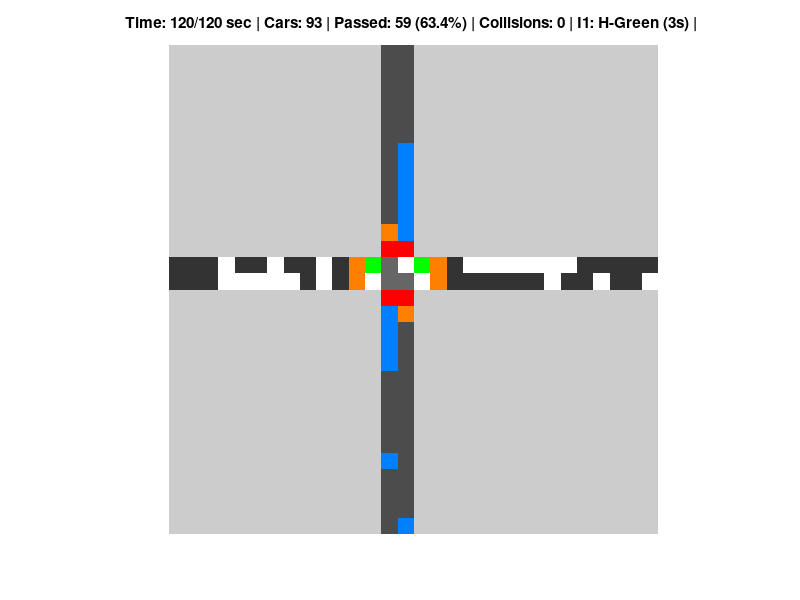

Write the MATLAB code that produced this figure.
% This program aims to create a traffic flow simulator

% Version 7 adss back previous features such as the traffic lights and user
% input. It also has a user interface displaying statistics, and overall a
% fully functioning intersection system. The user input system is also
% optimised.

clear; clc; close all;

% Inputs
preset = input("Do you want to load a preset? (Y or N) ", "s");

if upper(preset) == "N"
    gridSize = input("Enter grid size [rows cols] (minimum 20x20 recommended): ");
    numCarsPerMin = input("Number of cars per minute (for each direction): ");
    simTime = input("Simulation time (seconds): ");
    
    carSpawnRate = numCarsPerMin / 60;

    fprintf('Define your road layout:\n');
    fprintf('Define your road layout row by row\n');
    
    roadGrid = zeros(gridSize);
    roadDirections = zeros(gridSize); % 1 = east-west, 2 = north-south
    
    % Text-based road drawing
    fprintf('Define your road layout (1=horizontal road, 2=vertical road, 3=intersection, 0=no road):\n');
    for i = 1:gridSize(1)
        rowInput = input(['Row ', num2str(i), ' (', num2str(gridSize(2)), ' digits, use 0,1,2,3): '], 's');
        for j = 1:min(length(rowInput), gridSize(2))
            val = str2double(rowInput(j));
            if val >= 0 && val <= 3
                roadGrid(i, j) = val;
                if val == 1
                    roadDirections(i, j) = 1; % Horizontal
                elseif val == 2
                    roadDirections(i, j) = 2; % Vertical
                elseif val == 3
                    roadDirections(i, j) = 3; % Both
                end
            end
        end
    end
    
else
    % Default preset with cross intersection
    gridSize = [30 30];
    numCarsPerMin = 20;
    simTime = 120;
    carSpawnRate = numCarsPerMin / 60;

    % Create a cross-shaped road with intersection markers
    roadGrid = zeros(gridSize);
    roadDirections = zeros(gridSize);
    centerRow = ceil(gridSize(1)/2);
    centerCol = ceil(gridSize(2)/2);
    
    % Horizontal road (two lanes - two-way road)
    roadGrid(centerRow-1:centerRow, :) = 1; % Two lanes
    roadDirections(centerRow-1:centerRow, :) = 1; % Two lanes
    
    % Vertical road (two lanes - two-way road)
    roadGrid(:, centerCol-1:centerCol) = 2; % Two lanes
    roadDirections(:, centerCol-1:centerCol) = 2; % Two lanes
    
    % Mark intersections
    roadGrid(centerRow-1:centerRow, centerCol-1:centerCol) = 3;
    roadDirections(centerRow-1:centerRow, centerCol-1:centerCol) = 3;
end

% Auto-detect and mark intersections if needed
for i = 2:gridSize(1)-1
    for j = 2:gridSize(2)-1
        % Check if there's both horizontal and vertical roads in adjacent cells
        horizontalRoad = any(roadGrid(i, j-1:j+1) == 1);
        verticalRoad = any(roadGrid(i-1:i+1, j) == 2);
        
        if horizontalRoad && verticalRoad
            roadGrid(i, j) = 3; % Mark as intersection
            roadDirections(i, j) = 3; % Both directions
        end
    end
end

% Traffic light settings
greenDuration = 15; % Green light duration in seconds
yellowDuration = 3; % Yellow light duration in seconds
redDuration = greenDuration + yellowDuration; % Full cycle duration

% Initialize the grid for car positions
% 0 = empty, 1 = right car, -1 = left car, 2 = down car, -2 = up car
grid = zeros(gridSize);

% Define lane directions for spawn and movement
% For horizontal roads: odd rows are eastbound (right), even rows are westbound (left)
% For vertical roads: odd columns are southbound (down), even columns are northbound (up)

% Custom colormap
cmap = [
    0.8 0.8 0.8; % 1: background (light gray)
    0.2 0.2 0.2; % 2: horizontal road
    0.3 0.3 0.3; % 3: vertical road
    0.4 0.4 0.4; % 4: intersection
    1 0 0;       % 5: red light
    1 1 0;       % 6: yellow light
    0 1 0;       % 7: green light
    1 1 1;       % 8: right car (white)
    1 1 1;       % 9: left car (white)
    0 0.5 1;     % 10: down car (blue)
    0 0.5 1;     % 11: up car (blue)
    0.9 0 0;     % 12: collision (bright red)
    0.5 0.5 0.5; % 13: traffic light pole
    1 0.5 0      % 14: stop line
];

% Find all intersections and adjacent road cells
[intersectRows, intersectCols] = find(roadGrid == 3);
numIntersections = length(intersectRows);

% Create traffic light positions
lightPositions = [];
stopLinePositions = [];
% Track intersection zones (cells where cars should not check lights after passing)
intersectionZones = zeros(gridSize);

for i = 1:numIntersections
    r = intersectRows(i);
    c = intersectCols(i);
    
    % Mark this cell as part of an intersection zone
    intersectionZones(r, c) = i;
    
    % Check surrounding cells to place traffic lights
    directions = {'N', 'E', 'S', 'W'};
    offsets = [-1 0; 0 1; 1 0; 0 -1];
    
    for d = 1:4
        nr = r + offsets(d,1);
        nc = c + offsets(d,2);
        
        if nr >= 1 && nr <= gridSize(1) && nc >= 1 && nc <= gridSize(2)
            roadType = roadGrid(nr, nc);
            
            % Place light based on road direction
            if roadType == 1 || roadType == 2
                % Add light at position adjacent to intersection
                lightPositions = [lightPositions; nr nc d i];
                
                % Add stop line two cells before the intersection
                stopR = r + 2*offsets(d,1);
                stopC = c + 2*offsets(d,2);
                
                if stopR >= 1 && stopR <= gridSize(1) && stopC >= 1 && stopC <= gridSize(2)
                    stopLinePositions = [stopLinePositions; stopR stopC d i];
                end
            end
        end
    end
end

% Group intersections by proximity to create proper intersection clusters
if numIntersections > 0
    % Simple clustering based on distance
    maxClusterDist = 3; % Maximum distance for clustered intersections
    clusterIDs = zeros(numIntersections, 1);
    currentCluster = 0;
    
    for i = 1:numIntersections
        if clusterIDs(i) == 0 % Unassigned intersection
            currentCluster = currentCluster + 1;
            clusterIDs(i) = currentCluster;
            
            % Find all intersections close to this one
            for j = 1:numIntersections
                if i ~= j && clusterIDs(j) == 0
                    dist = sqrt(sum((intersectRows(i) - intersectRows(j))^2 + (intersectCols(i) - intersectCols(j))^2));
                    if dist <= maxClusterDist
                        clusterIDs(j) = currentCluster;
                    end
                end
            end
        end
    end
    
    numClusters = max(clusterIDs);
    
    % Create light phases for each intersection cluster
    lightPhases = cell(numClusters, 1);
    lightTimers = zeros(numClusters, 1);
    currentPhases = ones(numClusters, 1); % 1=Horizontal green, 2=Horizontal yellow, 3=Vertical green, 4=Vertical yellow
    
    for i = 1:numClusters
        % Define the traffic light sequence for this intersection
        lightPhases{i} = {
            {'H', greenDuration},  % Horizontal green
            {'HY', yellowDuration}, % Horizontal yellow
            {'V', greenDuration},  % Vertical green
            {'VY', yellowDuration}  % Vertical yellow
        };
        lightTimers(i) = lightPhases{i}{1}{2}; % Start with the duration of first phase
    end
else
    numClusters = 0;
    lightPhases = {};
    lightTimers = [];
    currentPhases = [];
end

% Initialize visualization
visualGrid = ones(gridSize);
figure('Name', 'Traffic Simulation', 'Position', [100 100 800 800]);
h = imshow(visualGrid, cmap, 'InitialMagnification', 'fit');
axis off;
title('Traffic Simulation with Intersection Control');

% Create a lookup table for direction-based car movement
directionOffsets = [
    0 1;   % 1: Right-moving car
    0 -1;  % -1: Left-moving car
    1 0;   % 2: Down-moving car
    -1 0   % -2: Up-moving car
];

% Car counters
totalCars = 0;
passedCars = 0;
collisions = 0;

% Traffic light states tracking
lightStates = zeros(size(lightPositions, 1), 1); % 1=green, 2=yellow, 3=red

% Create a car ID tracking system - each car gets a unique ID
nextCarID = 1;
carIDs = zeros(gridSize); % Store unique car IDs in each cell

% Track which cars have passed which intersections
carPassedIntersection = []; % Will store [carID intersectionID] pairs

% Define a minimum car spacing (in cells)
minCarSpacing = 2;

% Main simulation loop
for t = 1:simTime
    % Update traffic light phases
    for i = 1:numClusters
        lightTimers(i) = lightTimers(i) - 1;
        
        if lightTimers(i) <= 0
            % Move to next phase
            currentPhases(i) = mod(currentPhases(i), 4) + 1;
            lightTimers(i) = lightPhases{i}{currentPhases(i)}{2};
        end
    end
    
    % Build the visual grid
    visualGrid = ones(gridSize);
    
    % Add roads
    visualGrid(roadGrid == 1) = 2; % Horizontal roads
    visualGrid(roadGrid == 2) = 3; % Vertical roads
    visualGrid(roadGrid == 3) = 4; % Intersections
    
    % Add stop lines
    for i = 1:size(stopLinePositions, 1)
        r = stopLinePositions(i, 1);
        c = stopLinePositions(i, 2);
        visualGrid(r, c) = 14; % Stop line
    end
    
    % Update traffic light states and visuals
    for i = 1:size(lightPositions, 1)
        r = lightPositions(i, 1);
        c = lightPositions(i, 2);
        direction = lightPositions(i, 3);
        intersectionIdx = lightPositions(i, 4);
        
        % Ensure we have a valid clusterID
        if intersectionIdx <= numIntersections
            clusterID = clusterIDs(intersectionIdx);
            
            % Get current phase for this cluster
            phase = currentPhases(clusterID);
            phaseInfo = lightPhases{clusterID}{phase}{1};
            
            % Determine light color based on phase and direction
            % Direction 1-North, 2-East, 3-South, 4-West
            isHorizontal = (direction == 2 || direction == 4); % East or West
            
            if isHorizontal % Horizontal road light
                if strcmp(phaseInfo, 'H')
                    lightColor = 7; % Green
                    lightStates(i) = 1;
                elseif strcmp(phaseInfo, 'HY')
                    lightColor = 6; % Yellow
                    lightStates(i) = 2;
                else
                    lightColor = 5; % Red
                    lightStates(i) = 3;
                end
            else % Vertical road light
                if strcmp(phaseInfo, 'V')
                    lightColor = 7; % Green
                    lightStates(i) = 1;
                elseif strcmp(phaseInfo, 'VY')
                    lightColor = 6; % Yellow
                    lightStates(i) = 2;
                else
                    lightColor = 5; % Red
                    lightStates(i) = 3;
                end
            end
            
            % Place the light
            visualGrid(r, c) = lightColor;
        end
    end
    
    % First, create a list of all cars with their locations and directions
    % Find all cars
    [carRows, carCols] = find(grid ~= 0);
    allCars = [];
    
    for i = 1:length(carRows)
        r = carRows(i);
        c = carCols(i);
        carType = grid(r, c);
        carID = carIDs(r, c);
        
        % Determine direction index for this car type
        dirIdx = find([1, -1, 2, -2] == carType);
        
        if ~isempty(dirIdx)
            % [ID, row, col, type, direction index]
            allCars = [allCars; carID, r, c, carType, dirIdx];
        end
    end
    
    % Initialize new grid and car IDs for the next step
    newGrid = zeros(size(grid));
    newCarIDs = zeros(size(carIDs));
    
    % Track which positions will be occupied in the next step
    occupiedPositions = zeros(gridSize);
    
    % First pass: check if cars can move or should stay in place
    carMoves = zeros(size(allCars, 1), 3); % [row, col, should_move]
    
    for i = 1:size(allCars, 1)
        carID = allCars(i, 1);
        r = allCars(i, 2);
        c = allCars(i, 3);
        carType = allCars(i, 4);
        dirIdx = allCars(i, 5);
        
        % Get movement direction
        dr = directionOffsets(dirIdx, 1);
        dc = directionOffsets(dirIdx, 2);
        
        % Calculate next position
        nr = r + dr;
        nc = c + dc;
        
        % Default: don't move
        carMoves(i, :) = [r, c, 0];
        
        % Check if next position is valid
        if nr >= 1 && nr <= gridSize(1) && nc >= 1 && nc <= gridSize(2) && roadGrid(nr, nc) > 0
            % Check if car is at a stop line before a red light
            atStopLine = false;
            mustStop = false;
            
            % Check if we're at a stop line
            for sl = 1:size(stopLinePositions, 1)
                stopR = stopLinePositions(sl, 1);
                stopC = stopLinePositions(sl, 2);
                stopDir = stopLinePositions(sl, 3);
                stopIntersectionIdx = stopLinePositions(sl, 4);
                
                % If we're at this stop line
                if r == stopR && c == stopC
                    atStopLine = true;
                    
                    % Check if this car has already passed this intersection
                    carPassedThisIntersection = false;
                    if ~isempty(carPassedIntersection)
                        carPassedThisIntersection = any(carPassedIntersection(:, 1) == carID & ...
                                                     carPassedIntersection(:, 2) == stopIntersectionIdx);
                    end
                    
                    % If car hasn't passed intersection yet, check light status
                    if ~carPassedThisIntersection
                        % Find the corresponding light
                        for lp = 1:size(lightPositions, 1)
                            if lp <= size(lightPositions, 1) && stopIntersectionIdx <= numIntersections && ...
                               lightPositions(lp, 4) == stopIntersectionIdx && lightPositions(lp, 3) == stopDir
                                % Check if the light is red or yellow
                                if lightStates(lp) >= 2  % Yellow or Red
                                    mustStop = true;
                                end
                                break;
                            end
                        end
                    end
                    break;
                end
            end
            
            % Determine if next cell is an intersection
            nextIsIntersection = roadGrid(nr, nc) == 3;
            
            % If car enters an intersection, mark it as having passed
            if nextIsIntersection && intersectionZones(nr, nc) > 0
                intersectionID = intersectionZones(nr, nc);
                % Check if we need to add this car-intersection pair
                carPassedThisIntersection = false;
                if ~isempty(carPassedIntersection)
                    carPassedThisIntersection = any(carPassedIntersection(:, 1) == carID & ...
                                                 carPassedIntersection(:, 2) == intersectionID);
                end
                
                % If not already marked as passed, add it
                if ~carPassedThisIntersection
                    carPassedIntersection = [carPassedIntersection; [carID intersectionID]];
                end
            end
            
            % If we're at a stop line and must stop, stay in place
            if atStopLine && mustStop
                carMoves(i, :) = [r, c, 0]; % Stay in place
                continue;
            end
            
            % Check for cars in front to maintain spacing
            carInFront = false;
            for j = 1:size(allCars, 1)
                if i ~= j && allCars(j, 4) == carType  % Same car type/direction
                    % Check if it's in front of us in the same lane
                    otherR = allCars(j, 2);
                    otherC = allCars(j, 3);
                    
                    % Calculate distance based on direction
                    if abs(carType) == 1  % Horizontal movement
                        if dr > 0 && otherC > c && otherC - c < minCarSpacing && otherR == r
                            carInFront = true;
                            break;
                        elseif dr < 0 && otherC < c && c - otherC < minCarSpacing && otherR == r
                            carInFront = true;
                            break;
                        end
                    else  % Vertical movement
                        if dc > 0 && otherR > r && otherR - r < minCarSpacing && otherC == c
                            carInFront = true;
                            break;
                        elseif dc < 0 && otherR < r && r - otherR < minCarSpacing && otherC == c
                            carInFront = true;
                            break;
                        end
                    end
                end
            end
            
            % Move only if there's no car directly in front
            if ~carInFront
                carMoves(i, :) = [nr, nc, 1]; % Move to next position
            else
                carMoves(i, :) = [r, c, 0]; % Stay in place
            end
        else
            % Car reached edge of grid - count as passed and mark for removal
            passedCars = passedCars + 1;
            carMoves(i, :) = [-1, -1, -1]; % Special marker for cars that exit
        end
    end
    
    % Second pass: apply moves with priority to forward-most cars first
    % Sort cars by direction and position for priority
    if ~isempty(allCars)
        for carType = [1, -1, 2, -2]  % Process each direction separately
            carsOfType = find(allCars(:, 4) == carType);
            
            if ~isempty(carsOfType)
                % Get positions and sort by priority based on direction
                typeCars = allCars(carsOfType, :);
                typeMoves = carMoves(carsOfType, :);
                
                if carType == 1  % Right-moving
                    [~, sortIdx] = sort(typeCars(:, 3), 'descend');  % Sort by column (rightmost first)
                elseif carType == -1  % Left-moving
                    [~, sortIdx] = sort(typeCars(:, 3), 'ascend');  % Sort by column (leftmost first)
                elseif carType == 2  % Down-moving
                    [~, sortIdx] = sort(typeCars(:, 2), 'descend');  % Sort by row (bottom first)
                else  % Up-moving
                    [~, sortIdx] = sort(typeCars(:, 2), 'ascend');  % Sort by row (top first)
                end
                
                typeCars = typeCars(sortIdx, :);
                typeMoves = typeMoves(sortIdx, :);
                
                % Apply moves in order of priority
                for j = 1:size(typeCars, 1)
                    carID = typeCars(j, 1);
                    moveRow = typeMoves(j, 1);
                    moveCol = typeMoves(j, 2);
                    shouldMove = typeMoves(j, 3);
                    
                    % Skip cars that have exited
                    if shouldMove == -1
                        continue;
                    end
                    
                    % Check if destination is already occupied
                    if occupiedPositions(moveRow, moveCol) == 0
                        % Position is free, move car
                        newGrid(moveRow, moveCol) = carType;
                        newCarIDs(moveRow, moveCol) = carID;
                        occupiedPositions(moveRow, moveCol) = 1;
                    else
                        % Try to find a backup position - this is important for cars behind stopped cars
                        r = typeCars(j, 2);
                        c = typeCars(j, 3);
                        
                        % Keep original position if it's free
                        if occupiedPositions(r, c) == 0
                            newGrid(r, c) = carType;
                            newCarIDs(r, c) = carID;
                            occupiedPositions(r, c) = 1;
                        else
                            % Find an alternative position nearby
                            dr = directionOffsets(typeCars(j, 5), 1);
                            dc = directionOffsets(typeCars(j, 5), 2);
                            
                            for dist = 1:3  % Try up to 3 cells back
                                backR = r - dist*dr;
                                backC = c - dist*dc;
                                
                                if backR >= 1 && backR <= gridSize(1) && backC >= 1 && backC <= gridSize(2) && ...
                                   roadGrid(backR, backC) > 0 && occupiedPositions(backR, backC) == 0
                                    newGrid(backR, backC) = carType;
                                    newCarIDs(backR, backC) = carID;
                                    occupiedPositions(backR, backC) = 1;
                                    break;
                                end
                            end
                            % If no position found, car is lost (simplification)
                        end
                    end
                end
            end
        end
    end
    
    % Update the grid for the next iteration
    grid = newGrid;
    carIDs = newCarIDs;
    
    % Spawn new cars at edges with proper road checks and two-way logic
    % Find the middle of the grid for reference
    centerRow = ceil(gridSize(1)/2);
    centerCol = ceil(gridSize(2)/2);
    
    % Left edge - spawn right-moving (eastbound) cars
    for r = 1:gridSize(1)
        if roadGrid(r, 1) == 1 && mod(r - centerRow, 2) == 1 && rand < carSpawnRate && grid(r, 1) == 0
            % Check if there's enough space (no car in front)
            carInFront = false;
            for c = 2:min(1+minCarSpacing, gridSize(2))
                if grid(r, c) ~= 0
                    carInFront = true;
                    break;
                end
            end
            
            if ~carInFront
                grid(r, 1) = 1; % Right-moving car
                carIDs(r, 1) = nextCarID;
                nextCarID = nextCarID + 1;
                totalCars = totalCars + 1;
            end
        end
    end
    
    % Right edge - spawn left-moving (westbound) cars
    for r = 1:gridSize(1)
        if roadGrid(r, gridSize(2)) == 1 && mod(r - centerRow, 2) == 0 && rand < carSpawnRate && grid(r, gridSize(2)) == 0
            % Check if there's enough space (no car in front)
            carInFront = false;
            for c = gridSize(2)-1:-1:max(gridSize(2)-minCarSpacing, 1)
                if grid(r, c) ~= 0
                    carInFront = true;
                    break;
                end
            end
            
            if ~carInFront
                grid(r, gridSize(2)) = -1; % Left-moving car
                carIDs(r, gridSize(2)) = nextCarID;
                nextCarID = nextCarID + 1;
                totalCars = totalCars + 1;
            end
        end
    end
    
    % Top edge - spawn down-moving (southbound) cars
    for c = 1:gridSize(2)
        if roadGrid(1, c) == 2 && mod(c - centerCol, 2) == 0 && rand < carSpawnRate && grid(1, c) == 0
            % Check if there's enough space (no car in front)
            carInFront = false;
            for r = 2:min(1+minCarSpacing, gridSize(1))
                if grid(r, c) ~= 0
                    carInFront = true;
                    break;
                end
            end
            
            if ~carInFront
                grid(1, c) = 2; % Down-moving car
                carIDs(1, c) = nextCarID;
                nextCarID = nextCarID + 1;
                totalCars = totalCars + 1;
            end
        end
    end
    
    % Bottom edge - spawn up-moving (northbound) cars
    for c = 1:gridSize(2)
        if roadGrid(gridSize(1), c) == 2 && mod(c - centerCol, 2) == 1 && rand < carSpawnRate && grid(gridSize(1), c) == 0
            % Check if there's enough space (no car in front)
            carInFront = false;
            for r = gridSize(1)-1:-1:max(gridSize(1)-minCarSpacing, 1)
                if grid(r, c) ~= 0
                    carInFront = true;
                    break;
                end
            end
            
            if ~carInFront
                grid(gridSize(1), c) = -2; % Up-moving car
                carIDs(gridSize(1), c) = nextCarID;
                nextCarID = nextCarID + 1;
                totalCars = totalCars + 1;
            end
        end
    end
    
    % Update visual grid with cars - consistent colors for directions
    carPositions = zeros(gridSize); % Reset car position tracking
    
    % Apply car colors
    for r = 1:gridSize(1)
        for c = 1:gridSize(2)
            if grid(r, c) ~= 0
                carType = grid(r, c);
                
                % Track car position for collision detection
                carPositions(r, c) = 1;
                
                % Apply consistent colors
                if abs(carType) == 1  % Horizontal movement
                    visualGrid(r, c) = 8; % White
                else  % Vertical movement
                    visualGrid(r, c) = 10; % Blue
                end
            end
        end
    end 
    
    % Check for real collisions
    collisionCount = 0;
    realCollisions = zeros(gridSize);
    
    % Only use exact position matches for collision detection
    % Two cars are in the same cell - this is a real collision
    for r = 1:gridSize(1)
        for c = 1:gridSize(2)
            % Count cars in exactly this cell
            carCount = sum(sum(grid(r, c) ~= 0));
            
            % If more than one car in exact same position
            if carCount > 1
                realCollisions(r, c) = 1;
                collisionCount = collisionCount + 1;
                visualGrid(r, c) = 12; % Mark as collision (red)
            end
        end
    end
    
    % Only count new collisions
    if collisionCount > 0
        collisions = collisions + 1;
    end
    
    set(h, 'CData', visualGrid);
    
    % Display status
    lightStatus = '';
    if numClusters > 0
        for i = 1:min(3, numClusters) % Show up to 3 clusters
            phase = currentPhases(i);
            phaseInfo = lightPhases{i}{phase}{1};
            timer = lightTimers(i);
            
            if strcmp(phaseInfo, 'H')
                phaseStr = 'H-Green';
            elseif strcmp(phaseInfo, 'HY')
                phaseStr = 'H-Yellow';
            elseif strcmp(phaseInfo, 'V')
                phaseStr = 'V-Green';
            else
                phaseStr = 'V-Yellow';
            end
            
            lightStatus = [lightStatus sprintf('I%d: %s (%ds) | ', i, phaseStr, timer)];
        end
    end
    
    efficiency = 0;
    if totalCars > 0
        efficiency = 100 * passedCars / totalCars;
    end
    
    statusStr = sprintf('Time: %d/%d sec | Cars: %d | Passed: %d (%.1f%%) | Collisions: %d | %s', ...
        t, simTime, totalCars, passedCars, efficiency, collisions, lightStatus);
    title(statusStr);
    
    drawnow;
    disp(grid);
    pause(0.8); % Animation speed
end